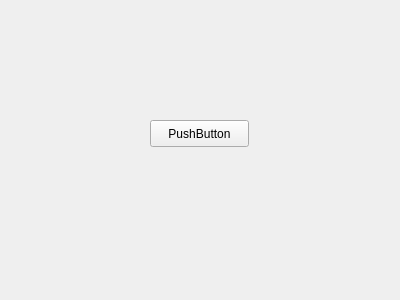
<?xml version="1.0" encoding="UTF-8"?>
<ui version="4.0">
 <class>Form1</class>
 <widget class="QWidget" name="Form1">
  <property name="geometry">
   <rect>
    <x>0</x>
    <y>0</y>
    <width>400</width>
    <height>300</height>
   </rect>
  </property>
  <property name="windowTitle">
   <string>Form</string>
  </property>
  <widget class="QPushButton" name="pushButton">
   <property name="geometry">
    <rect>
     <x>150</x>
     <y>120</y>
     <width>99</width>
     <height>27</height>
    </rect>
   </property>
   <property name="text">
    <string>PushButton</string>
   </property>
  </widget>
 </widget>
 <resources/>
 <connections/>
</ui>
